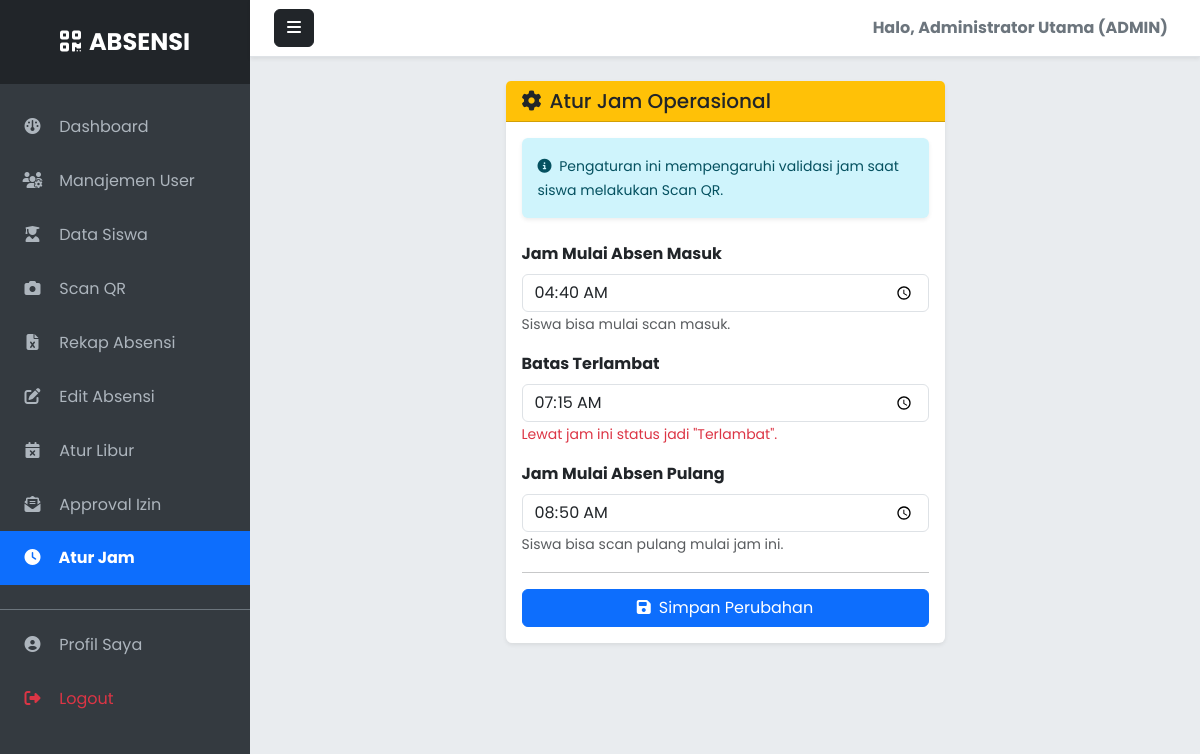
/pengaturan.php (signed in), run on the app's committed database.
### tables this page shows
CREATE TABLE `pengaturan_jam` (
  `id` int NOT NULL,
  `jam_masuk` time DEFAULT NULL,
  `jam_pulang` time DEFAULT NULL,
  `batas_terlambat` time DEFAULT NULL
);

### pengaturan.php (the view, shortened to what this page needs)
<?php
include 'config/db.php';
$role = $_SESSION['role'];
$data = mysqli_fetch_assoc(mysqli_query($conn, "SELECT * FROM pengaturan_jam LIMIT 1"));
?>
<!DOCTYPE html>
<html lang="id">
<head>
    <link href="https://cdn.jsdelivr.net/npm/bootstrap@5.3.0/dist/css/bootstrap.min.css" rel="stylesheet">
    <link rel="stylesheet" href="https://cdnjs.cloudflare.com/ajax/libs/font-awesome/6.4.0/css/all.min.css">
    <link rel="stylesheet" href="assets/style.css">
</head>
<body>
<div class="d-flex" id="wrapper">
    <div id="sidebar-wrapper">
        <div class="sidebar-heading"><i class="fa-solid fa-qrcode me-2"></i>ABSENSI</div>
        <div class="list-group list-group-flush mt-3">
            <a href="dashboard.php" class="list-group-item list-group-item-action">
                <i class="fa-solid fa-gauge"></i> Dashboard
            </a>
            <?php if ($role == 'admin' || $role == 'petugas'): ?>
                <?php if ($role == 'admin'): ?>
                <a href="manajemen_user.php" class="list-group-item list-group-item-action">
                    <i class="fa-solid fa-users-gear"></i> Manajemen User
                </a>
                <?php endif; ?>
                <a href="siswa.php" class="list-group-item list-group-item-action">
                    <i class="fa-solid fa-user-graduate"></i> Data Siswa
                </a>
                <a href="scan.php" class="list-group-item list-group-item-action">
                    <i class="fa-solid fa-camera"></i> Scan QR
                </a>
                <a href="rekap.php" class="list-group-item list-group-item-action">
                    <i class="fa-solid fa-file-excel"></i> Rekap Absensi
                </a>
                <a href="data_absensi.php" class="list-group-item list-group-item-action">
                    <i class="fa-solid fa-pen-to-square"></i> Edit Absensi
                </a>
                <a href="libur.php" class="list-group-item list-group-item-action">
                    <i class="fa-solid fa-calendar-xmark"></i> Atur Libur
                </a>
                <a href="izin.php" class="list-group-item list-group-item-action">
                    <i class="fa-solid fa-envelope-open-text"></i> Approval Izin
                </a>
                <?php if ($role == 'admin'): ?>
                <a href="pengaturan.php" class="list-group-item list-group-item-action active">
                    <i class="fa-solid fa-clock"></i> Atur Jam
                </a>
                <?php endif; ?>
            <?php endif; ?>
            <div class="mt-4 border-top border-secondary pt-2">
                <a href="profil.php" class="list-group-item list-group-item-action">
                    <i class="fa-solid fa-user-circle"></i> Profil Saya
                </a>
                <a href="logout.php" class="list-group-item list-group-item-action text-danger">
                    <i class="fa-solid fa-right-from-bracket"></i> Logout
                </a>
            </div>
        </div>
    </div>
    <div id="page-content-wrapper">
        <nav class="navbar navbar-expand-lg navbar-light bg-white border-bottom shadow-sm px-4">
            <button class="btn btn-dark" id="menu-toggle"><i class="fa-solid fa-bars"></i></button>
            <div class="collapse navbar-collapse">
                <ul class="navbar-nav ms-auto mt-2 mt-lg-0">
                    <li class="nav-item">
                        <span class="nav-link fw-bold text-secondary">
                            Halo, <?= $_SESSION['nama'] ?> (ADMIN)
                        </span>
                    </li>
                </ul>
            </div>
        </nav>
        <div class="container-fluid px-4 mt-4">
            <div class="row justify-content-center">
                <div class="col-md-6">
                    <div class="card shadow-sm border-0">
                        <div class="card-header bg-warning text-dark">
                            <h5 class="mb-0"><i class="fa-solid fa-cog me-2"></i>Atur Jam Operasional</h5>
                        </div>
                        <div class="card-body">
                            <div class="alert alert-info border-0 shadow-sm mb-4">
                                <small><i class="fa-solid fa-info-circle me-1"></i> Pengaturan ini mempengaruhi validasi jam saat siswa melakukan Scan QR.</small>
                            </div>
                            <form method="POST">
                                <div class="mb-3">
                                    <label class="form-label fw-bold">Jam Mulai Absen Masuk</label>
                                    <input type="time" name="masuk" class="form-control" value="<?= $data['jam_masuk'] ?>" required>
                                    <small class="text-muted">Siswa bisa mulai scan masuk.</small>
                                </div>
                                <div class="mb-3">
                                    <label class="form-label fw-bold">Batas Terlambat</label>
                                    <input type="time" name="batas" class="form-control" value="<?= $data['batas_terlambat'] ?>" required>
                                    <small class="text-danger">Lewat jam ini status jadi "Terlambat".</small>
                                </div>
                                <div class="mb-3">
                                    <label class="form-label fw-bold">Jam Mulai Absen Pulang</label>
                                    <input type="time" name="pulang" class="form-control" value="<?= $data['jam_pulang'] ?>" required>
                                    <small class="text-muted">Siswa bisa scan pulang mulai jam ini.</small>
                                </div>
                                <hr>
                                <button type="submit" name="update" class="btn btn-primary w-100">
                                    <i class="fa-solid fa-save me-2"></i>Simpan Perubahan
                                </button>
                            </form>
                        </div>
                    </div>
                </div>
            </div>
        </div>
    </div>
</div>
</body>
</html>

### assets/style.css (style rules this page uses)
body { font-family: 'Poppins', sans-serif; background-color: #f4f6f9; overflow-x: hidden; }
body { background-color: #e9ecef; display: flex; align-items: center; justify-content: center; min-height: 100vh; }
#wrapper { display: flex; width: 100%; min-height: 100vh; }
#sidebar-wrapper { min-height: 100vh; width: 250px; flex-shrink: 0; background-color: #343a40; color: #fff; transition: all 0.3s; }
.sidebar-heading { padding: 1.5rem 1.25rem; font-size: 1.5rem; font-weight: bold; background: #212529; text-align: center; }
.list-group-item { border: none; padding: 15px 20px; font-size: 16px; background-color: #343a40; color: #adb5bd; }
.list-group-item.active { background-color: #0d6efd; color: #fff; font-weight: bold; }
.list-group-item i { width: 25px; text-align: center; margin-right: 10px; }
#page-content-wrapper { width: 100%; }

### data on the page
pengaturan_jam: masuk "04:40:00", batas "07:15:00", pulang "08:50:00"

### other printed values
$_SESSION['nama'] "Administrator Utama"
